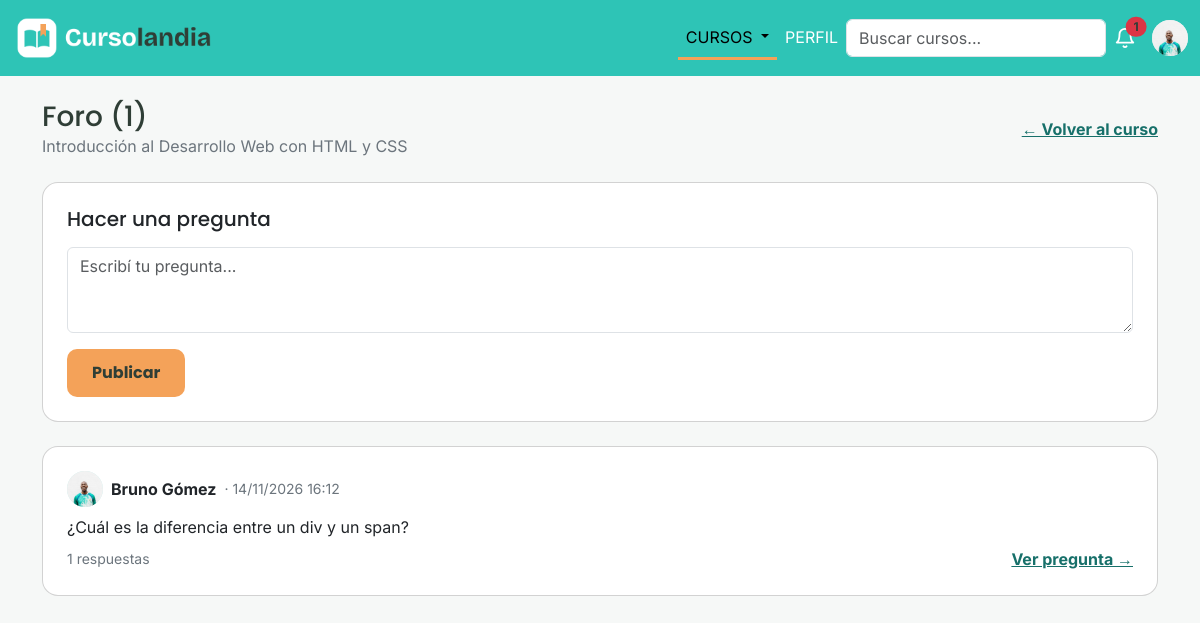
Screenshot of /vistas/foro.php?id=10 (signed in) with the database file from the repository.
### tables this page shows
CREATE TABLE curso (
    id_curso      INT UNSIGNED NOT NULL AUTO_INCREMENT,
    titulo        VARCHAR(100) NOT NULL,
    descripcion   TEXT NOT NULL,
    costo         DECIMAL(10,2) NULL,
    cupo          INT UNSIGNED NULL,
    fecha_inicio  DATE NOT NULL,
    fecha_fin     DATE NOT NULL,
    tipo_acceso   ENUM('publico','privado') NOT NULL DEFAULT 'publico',
    id_creador    INT UNSIGNED NOT NULL,
    PRIMARY KEY (id_curso),
    CONSTRAINT chk_curso_costo  CHECK (costo > 0),
    CONSTRAINT chk_curso_cupo   CHECK (cupo > 0),
    CONSTRAINT chk_curso_fechas CHECK (fecha_fin >= fecha_inicio),
    CONSTRAINT fk_curso_creador FOREIGN KEY (id_creador)
        REFERENCES usuario (id_usuario)
        ON UPDATE CASCADE
        ON DELETE RESTRICT
);

CREATE TABLE pregunta (
    id_pregunta     INT UNSIGNED NOT NULL AUTO_INCREMENT,
    id_curso        INT UNSIGNED NOT NULL,
    id_autor        INT UNSIGNED NOT NULL,
    texto           VARCHAR(1000) NOT NULL,
    fecha_creacion  DATETIME NOT NULL DEFAULT CURRENT_TIMESTAMP,
    destacada       BOOLEAN NOT NULL DEFAULT FALSE,
    cerrada         BOOLEAN NOT NULL DEFAULT FALSE,
    PRIMARY KEY (id_pregunta),
    CONSTRAINT fk_pregunta_curso FOREIGN KEY (id_curso)
        REFERENCES curso (id_curso)
        ON UPDATE CASCADE
        ON DELETE CASCADE,
    CONSTRAINT fk_pregunta_autor FOREIGN KEY (id_autor)
        REFERENCES usuario (id_usuario)
        ON UPDATE CASCADE
        ON DELETE CASCADE
);

CREATE TABLE usuario (
    id_usuario        INT UNSIGNED NOT NULL COMMENT 'DNI del usuario',
    nombre            VARCHAR(50)  NOT NULL,
    apellido          VARCHAR(50)  NOT NULL,
    email             VARCHAR(100) NOT NULL UNIQUE,
    contrasenia       VARCHAR(255) NOT NULL,
    fecha_nacimiento  DATE NOT NULL,
    telefono          VARCHAR(20)  NULL,
    antecedentes      TEXT NULL,
    imagen_principal  VARCHAR(255) NOT NULL DEFAULT 'img/avatar-default.png',
    tipo_plan         ENUM('gratuito','pro') NOT NULL DEFAULT 'gratuito',
    fecha_venc_pro    DATE NULL,
    PRIMARY KEY (id_usuario),
    CONSTRAINT chk_usuario_dni CHECK (id_usuario BETWEEN 1000000 AND 99999999),
    CONSTRAINT chk_usuario_pro CHECK (tipo_plan = 'gratuito' OR fecha_venc_pro IS NOT NULL)
);

### controles/ControlCurso.php (called while the page is built, shortened)
<?php
require_once __DIR__ . '/../clases/Curso.php';
require_once __DIR__ . '/../clases/Usuario.php';
require_once __DIR__ . '/../traits/AccesoBD.php';
class ControlCurso
{
    private function armarCursos($resultado)
    {
        $cursos = [];
        while ($fila = mysqli_fetch_assoc($resultado)) {
            $creador = new Usuario(
                $fila['id_usuario'],
                $fila['nombre'],
                $fila['apellido'],
                $fila['email'],
                '',
                $fila['fecha_nacimiento'],
                $fila['telefono'],
                $fila['antecedentes'],
                $fila['imagen_principal'],
                $fila['tipo_plan'],
                $fila['fecha_venc_pro']
            );
            $cursos[] = new Curso(
                $fila['id_curso'],
                $fila['titulo'],
                $fila['descripcion'],
                $fila['costo'],
                $fila['cupo'],
                $fila['fecha_inicio'],
                $fila['fecha_fin'],
                $fila['tipo_acceso'],
                $creador
            );
        }
        return $cursos;
    }
    public function buscarPorId(int $idCurso): ?Curso
    {
        $sql = self::SELECT_CURSO . " WHERE c.id_curso = ?";
        $resultado = $this->consultar($sql, 'i', [$idCurso]);
        $cursos = $this->armarCursos($resultado);
        return $cursos[0];
    }
}

### traits/AccesoBD.php (called while the page is built)
<?php
trait AccesoBD{
    private $conexion;
    public function __construct($conexion){
        $this->conexion = $conexion;
    }
    private function consultar(string $sql, string $tipos='', array $param=[]){
        $sentencia = mysqli_prepare($this->conexion,$sql);
        if($tipos!==''){
            mysqli_stmt_bind_param($sentencia,$tipos,...$param);
        }
        mysqli_stmt_execute($sentencia);
        return mysqli_stmt_get_result($sentencia);
    }
}

### clases/Curso.php (called while the page is built, shortened)
<?php
require_once __DIR__ . '/Usuario.php';
    class Curso{
        private int $id;
        private string $titulo;
        private $fecha_inicio;
        private $fecha_fin;
        private $creador;
        public function __construct($id,$titulo,$descripcion,$costo,$cupo,$fecha_inicio,$fecha_fin,$tipo_acceso,Usuario $creador){
            $this->id = $id;
            $this->titulo = $titulo;
            $this->fecha_inicio = $fecha_inicio;
            $this->fecha_fin = $fecha_fin;
            $this->creador = $creador;
        }
        public function getId(){
            return $this->id;
        }
        public function getTitulo(){
            return $this->titulo;
        }
        public function getIdCreador(){
            return $this->creador->getId_usuario();
        }
        public function estaActivo(){
            $hoy = date('Y-m-d');
            return $this->fecha_inicio <= $hoy && $hoy <= $this->fecha_fin;
        }
    }

### controles/ControlPregunta.php (called while the page is built, shortened)
<?php
require_once __DIR__ . '/../traits/AccesoBD.php';
require_once __DIR__ . '/../clases/Pregunta.php';
class ControlPregunta
{
    public function obtenerDeCurso(int $idCurso): array
    {
        $sql = self::SELECT_PREGUNTA . "
                WHERE p.id_curso = ?
                ORDER BY p.destacada DESC, p.fecha_creacion DESC";
        $resultado = $this->consultar($sql, 'i', [$idCurso]);
        return $this->armarPreguntas($resultado);
    }
    private function armarPreguntas($resultado): array
    {
        $preguntas = [];
        while ($fila = mysqli_fetch_assoc($resultado)) {
            $autor = new Usuario(
                $fila['id_usuario'],
                $fila['nombre'],
                $fila['apellido'],
                $fila['email'],
                '',
                $fila['fecha_nacimiento'],
                $fila['telefono'],
                $fila['antecedentes'],
                $fila['imagen_principal'],
                $fila['tipo_plan'],
                $fila['fecha_venc_pro']
            );
            $preguntas[] = new Pregunta(
                $fila['id_pregunta'],
                $autor,
                $fila['texto'],
                $fila['fecha_creacion'],
                $fila['destacada'],
                $fila['cerrada']
            );
        }
        return $preguntas;
    }
    public function contarRespuestas(int $idPregunta): int
    {
        $sql = "SELECT COUNT(*) AS cantidad FROM respuesta WHERE id_pregunta = ?";
        $fila = mysqli_fetch_assoc($this->consultar($sql, 'i', [$idPregunta]));
        return (int) $fila['cantidad'];
    }
}

### clases/Usuario.php (called while the page is built, shortened)
<?php
class Usuario{
        private int $id_usuario;
        private string $nombre;
        private string $apellido;
        private string $imagen_principal;
        public function __construct(int $id_usuario, string $nombre, string $apellido, string $email, string $contrasenia,
                            string $fecha_nacimiento, ?string $telefono, ?string $antecedentes,
                            string $imagen_principal, string $tipo_plan, ?string $fecha_venc_pro){
            $this->id_usuario = $id_usuario;
            $this->nombre = $nombre;
            $this->apellido = $apellido;
            $this->imagen_principal = $imagen_principal;
        }
        public function getId_usuario(){
            return $this->id_usuario;
        }
        public function getNombre(){
            return $this->nombre;
        }
        public function getApellido(){
            return $this->apellido;
        }
        public function getImagen_principal(){
            return $this->imagen_principal;
        }
        public function tieneFoto(): bool{
            return $this->imagen_principal !== self::IMAGEN_DEFAULT;
        }
    }

### clases/Pregunta.php (called while the page is built, shortened)
<?php
require_once __DIR__ . '/Usuario.php';
class Pregunta{
    private int $id_pregunta;
    private Usuario $autor;
    private string $texto;
    private string $fecha_creacion;
    private bool $destacada;
    public function __construct(int $id_pregunta, Usuario $autor, string $texto, string $fecha_creacion,
                                bool $destacada, bool $cerrada){
        $this->id_pregunta = $id_pregunta;
        $this->autor = $autor;
        $this->texto = $texto;
        $this->fecha_creacion = $fecha_creacion;
        $this->destacada = $destacada;
    }
    public function getId_pregunta(){
        return $this->id_pregunta;
    }
    public function getAutor(){
        return $this->autor;
    }
    public function getTexto(){
        return $this->texto;
    }
    public function getFecha_creacion(){
        return $this->fecha_creacion;
    }
    public function estaDestacada(): bool{
        return $this->destacada;
    }
}

### vistas/foro.php (the view, shortened to what this page needs)
<?php
require_once __DIR__ . '/../controles/ControlCurso.php';
require_once __DIR__ . '/../controles/ControlPregunta.php';
require_once __DIR__ . '/../includes/avatar.php';
$idCurso = (int) ($_GET['id'] ?? 0);
$controlCurso = new ControlCurso($conexion);
$curso = $controlCurso->buscarPorId($idCurso);
$esCreador = $curso->getIdCreador() == $_SESSION['id_usuario'];
$controlPregunta = new ControlPregunta($conexion);
$preguntas = $controlPregunta->obtenerDeCurso($curso->getId());
?>
<!DOCTYPE html>
<html lang="es">
<head>
    <link href="https://cdn.jsdelivr.net/npm/bootstrap@5.3.8/dist/css/bootstrap.min.css" rel="stylesheet">
    <link href="../css/styles.css" rel="stylesheet">
</head>
<body class="fondo-suave">
    <?php require __DIR__ . '/../includes/navbar.php'; ?>
    <main class="container perfil my-4">
        <div class="d-flex flex-wrap align-items-center justify-content-between gap-2 mb-4">
            <div>
                <h1 class="h3 mb-0">Foro (<?= count($preguntas) ?>)</h1>
                <p class="text-secondary mb-0"><?= htmlspecialchars($curso->getTitulo()) ?></p>
            </div>
            <a href="curso.php?id=<?= $curso->getId() ?>" class="link-registro">← Volver al curso</a>
        </div>
        <?php if (!$curso->estaActivo()): ?>
            <div class="alert alert-secondary" role="alert">El foro está cerrado: solo se puede participar mientras el curso está en curso.</div>
        <?php elseif ($esCreador): ?>
            <p class="text-secondary">Como creador del curso podés responder, destacar y eliminar preguntas.</p>
        <?php else: ?>
            <section class="card mb-4">
                <div class="card-body p-4">
                    <h2 class="h5 mb-3">Hacer una pregunta</h2>
                    <form method="post" action="../procesos/procesar_pregunta.php">
                        <textarea name="texto" class="form-control mb-3" rows="3" maxlength="1000"
                                  placeholder="Escribí tu pregunta..." required></textarea>
                        <button type="submit" class="btn btn-iniciar px-4">Publicar</button>
                    </form>
                </div>
            </section>
        <?php endif; ?>
        <?php foreach ($preguntas as $pregunta): ?>
            <?php $autor = $pregunta->getAutor(); ?>
            <section class="card mb-3 <?php if ($pregunta->estaDestacada()) { echo 'card-pro'; } ?>">
                <div class="card-body p-4">
                    <div class="d-flex flex-wrap align-items-center gap-2 mb-2">
                        <?php mostrarAvatar($autor); ?>
                        <strong><?= htmlspecialchars($autor->getNombre() . ' ' . $autor->getApellido()) ?></strong>
                        <span class="text-secondary small">· <?= date('d/m/Y H:i', strtotime($pregunta->getFecha_creacion())) ?></span>
                    </div>
                    <p class="mb-2"><?= nl2br(htmlspecialchars($pregunta->getTexto())) ?></p>
                    <div class="d-flex flex-wrap align-items-center justify-content-between gap-2">
                        <span class="text-secondary small"><?= $controlPregunta->contarRespuestas($pregunta->getId_pregunta()) ?> respuestas</span>
                        <a href="pregunta.php?id=<?= $pregunta->getId_pregunta() ?>&curso=<?= $curso->getId() ?>" class="link-registro">Ver pregunta →</a>
                    </div>
                </div>
            </section>
        <?php endforeach; ?>
    </main>
</body>
</html>

### includes/avatar.php
<?php
function mostrarAvatar(Usuario $persona, string $clase = 'avatar'): void
{
    if ($persona->tieneFoto()): ?>
        <img src="../<?= htmlspecialchars($persona->getImagen_principal()) ?>" alt="Foto de <?= htmlspecialchars($persona->getNombre()) ?>" class="<?= $clase ?>">
    <?php else: ?>
        <div class="<?= $clase ?>"><?= htmlspecialchars($persona->getIniciales()) ?></div>
    <?php endif;
}

### css/styles.css (style rules this page uses)
:root { --color-texto: #2F3E36; --color-acento: #F4A259; --color-suave: #CBF3F0; --color-fondo: #FFFFFF; --color-principal: #2EC4B6; --color-principal-oscuro: #17706A; }
body { font-family: 'Inter', system-ui, sans-serif; color: var(--color-texto); }
h1, h2 { font-family: 'Poppins', system-ui, sans-serif; }
.btn-iniciar { height: 48px; border-radius: 10px; background-color: var(--color-acento); color: var(--color-texto); font-family: 'Poppins', sans-serif; font-weight: 700; }
.avatar { width: 36px; height: 36px; border-radius: 50%; background-color: var(--color-suave); color: var(--color-principal-oscuro); display: flex; align-items: center; justify-content: center; font-weight: bold; }
.link-registro { color: var(--color-principal-oscuro); font-weight: 700; }
.fondo-suave { background-color: #F6F8F7; }
.perfil .card { border-radius: 16px; }
.avatar { flex-shrink: 0; }
.avatar img, img.avatar { object-fit: cover; }

### rows the page displays
curso: titulo "Introducción al Desarrollo Web con HTML y CSS"
pregunta: id_autor.imagen_principal (picture), id_autor.apellido "Bruno Gómez", fecha_creacion "14/11/2026 16:12", texto "¿Cuál es la diferencia entre un div y un span?", Id_pregunta "1"

### other values shown
$notiSinLeer "1"
count($preguntas) "1"
